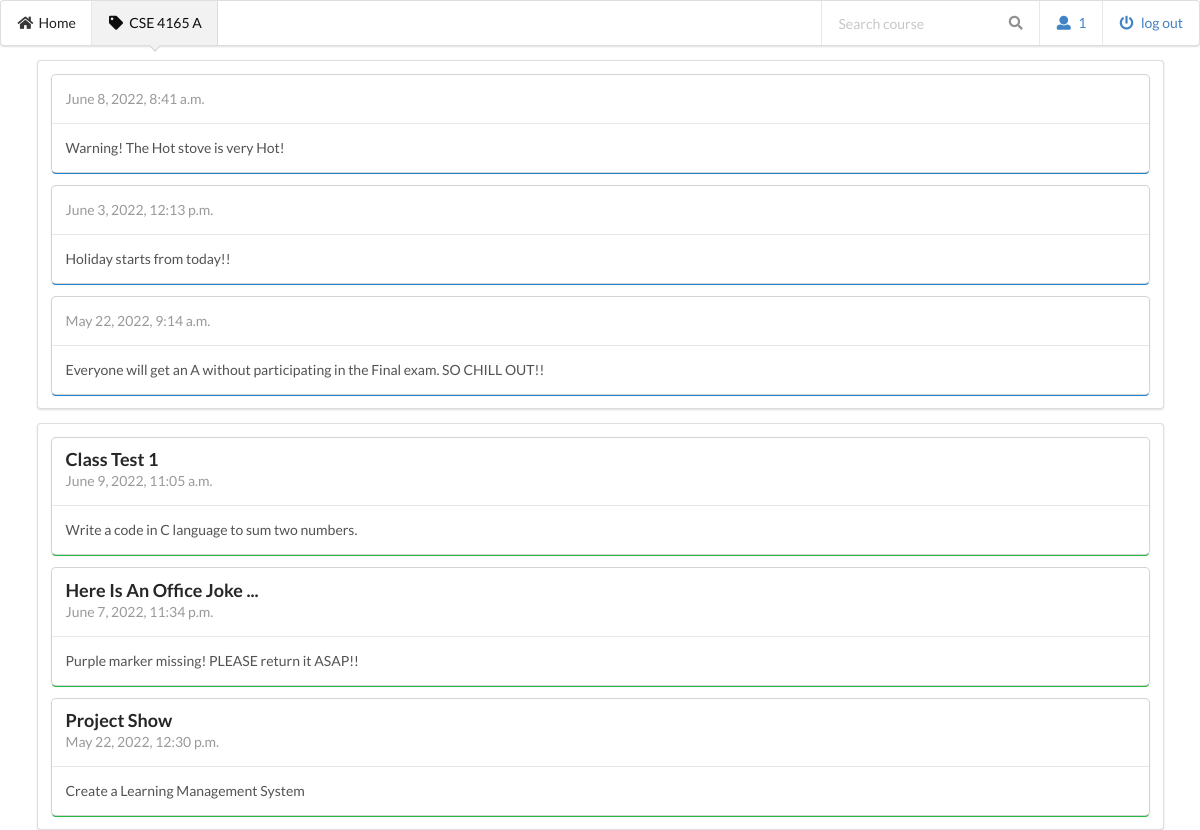
The app's page /courseview/CSE 4165 A (signed in) with its own data.
### lms/models.py (models this page shows)
class Notice(models.Model):
    course_id = models.ForeignKey(
        CourseClassroom, on_delete=models.CASCADE, to_field='course_id')
    content = models.TextField()
    date_posted = models.DateTimeField(default=timezone.now)

class Assignment(models.Model):
    course_id = models.ForeignKey(
        CourseClassroom, on_delete=models.CASCADE, to_field='course_id')
    title = models.CharField(max_length=100)
    content = models.TextField()
    uploaded_file = models.FileField(null=True, default='None')
    has_submission_portal = models.CharField(max_length=2, default='0')
    date_posted = models.DateTimeField(default=timezone.now)

### lms/views.py (the view)
# urls.py: path('courseview/<course_id>', views.course_view, name='courseview'),
def course_view(request, course_id):
    user_id = request.session['user_id']
    all_notice = Notice.objects.all().filter(
        course_id=course_id).order_by('-date_posted')
    all_assignment = Assignment.objects.all().filter(
        course_id=course_id).order_by('-date_posted')
    all_submission = None
    is_set_all_submission = None
    try:
        all_submission = Submission.objects.get(course_id=course_id)
        if 'QuerySet' in str(type(all_submission)):
            is_set_all_submission = 1
            print("hi 0")
            for i in range(len(all_assignment)):
                if 'None' in str(all_assignment[i].uploaded_file):
                    all_assignment[i].due_assignment = "yes"
                    print("hi 1")
                else:
                    all_assignment[i].due_assignment = "no"
                    print("hi 2")
        else:
            is_set_all_submission = 0
            if 'None' in str(all_assignment.uploaded_file):
                    all_assignment.due_assignment = "yes"
                    print("hi 3")
            else:
                all_assignment.due_assignment = "no"
                print("hi 4")
    except:
        is_set_all_submission = -1
    context = {'all_notice': all_notice, 'all_assignment': all_assignment,
               'all_submission': all_submission, 'is_set_all_submission':is_set_all_submission, 'course_id': course_id, 'user_id': user_id}
    try:
        print(all_assignment[0].due_assignment)
    except:
        print("not found")
        print(type(all_assignment[0].uploaded_file))
    return render(request, 'lms/courseView.html', context)

### lms/templates/lms/courseView.html (shortened to what this page needs)
{% load static %}
<!DOCTYPE html>
<html lang="en">
<head>
    <link href="https://cdnjs.cloudflare.com/ajax/libs/semantic-ui/2.4.1/semantic.min.css" rel="stylesheet" />
</head>
<body>
    <div class="ui pointing menu">
        <a class="item" href="{% url 'homepage' %}">
            <i class="home icon"></i>
            Home
        </a>
        <a class="active item" href="{% url 'courseview' course_id %}">
            <i class="tag icon"></i>
            {{course_id}}
        </a>
        <div class="right menu">
            <div class="item">
                <div class="ui transparent icon input">
                    <input type="text" placeholder="Search course">
                    <i class="search link icon"></i>
                </div>
            </div>
            <div class="item">
                <a>
                    <i class="user icon"></i>
                    {{user_id}}
                </a>
            </div>
            <div class="item">
                <a href="{% url 'login' %}">
                    <i class="power off icon"></i>
                    log out
                </a>
            </div>
        </div>
    </div>
    <div class="ui container">
        <div class="ui segment">
            {% for p in all_notice %}
                <div class="ui blue fluid card">
                    <div class="content">
                        <div class="meta">
                            {{ p.date_posted }}
                        </div>
                    </div>
                    <div class="content">
                        <div class="description">
                            <div class="content">
                                {{ p.content }}
                            </div>
                        </div>
                    </div>
                </div>
            {% endfor %}
        </div>
        <div class="ui segment">
            {% for p in all_assignment %}
                <div class="ui green fluid raised link card">
                    <div class="content">
                        <a class="header">
                            {{ p.title }}
                        </a>
                        <div class="meta">
                            {{ p.date_posted }}
                        </div>
                    </div>
                    <div class="content">
                        <div class="description">
                            {{ p.content }}
                        </div>
                    </div>
                </div>
            {% endfor %}
        </div>
    </div>
</body>
</html>

### lms/templates/lms/courseView.html (style rules this page uses)
* { font-family: 'Poppins' sans-serif; }

### records on screen
Notice: date_posted "June 8, 2022, 8:41 a.m.", content "Warning! The Hot stove is very Hot!"
Notice: date_posted "June 3, 2022, 12:13 p.m.", content "Holiday starts from today!!"
Notice: date_posted "May 22, 2022, 9:14 a.m.", content "Everyone will get an A without participating in the Final exam. SO CHILL OUT!!"
Assignment: title "Class Test 1", date_posted "June 9, 2022, 11:05 a.m.", content "Write a code in C language to sum two numbers."
Assignment: title "Here Is An Office Joke ...", date_posted "June 7, 2022, 11:34 p.m.", content "Purple marker missing! PLEASE return it ASAP!!"
Assignment: title "Project Show", date_posted "May 22, 2022, 12:30 p.m.", content "Create a Learning Management System"

### other values on screen
{{ course_id }} "CSE 4165 A"
{{ user_id }} "1"
